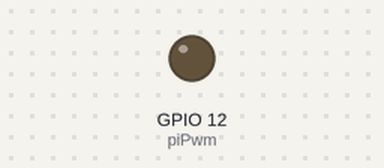
The program below on a simulated Raspberry Pi (BCM pin numbers). On the bench: output pins drawn as LEDs (lit = HIGH).

Above: at 0.05 s.
At 4.65 s:
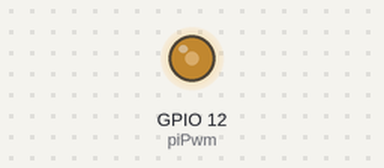
At 9.35 s:
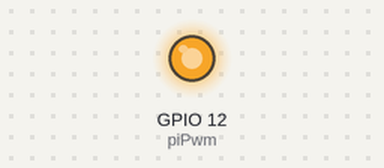
At 18.75 s:
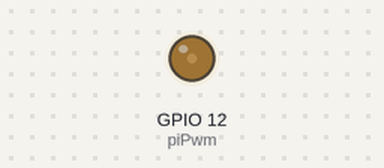
Timing chart, 0 to 27.6 s (numbered marks = the images above):
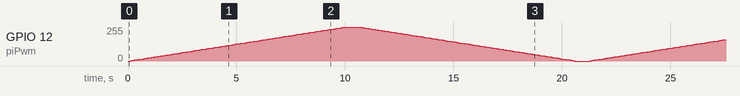

The program:

pwm.py
```python
import RPi.GPIO as gpio
from time import sleep

pin=12
gpio.setmode(gpio.BCM)
gpio.setup(pin,gpio.OUT)

piPwm=gpio.PWM(pin,100)
piPwm.start(0)
while True:
    for duty in range(0,101,1):
        piPwm.ChangeDutyCycle(duty)
        sleep(0.1)
    sleep(0.5)
    for duty in range(100,-1,-1):
        piPwm.ChangeDutyCycle(duty)
        sleep(0.1)
    sleep(0.5)
```
